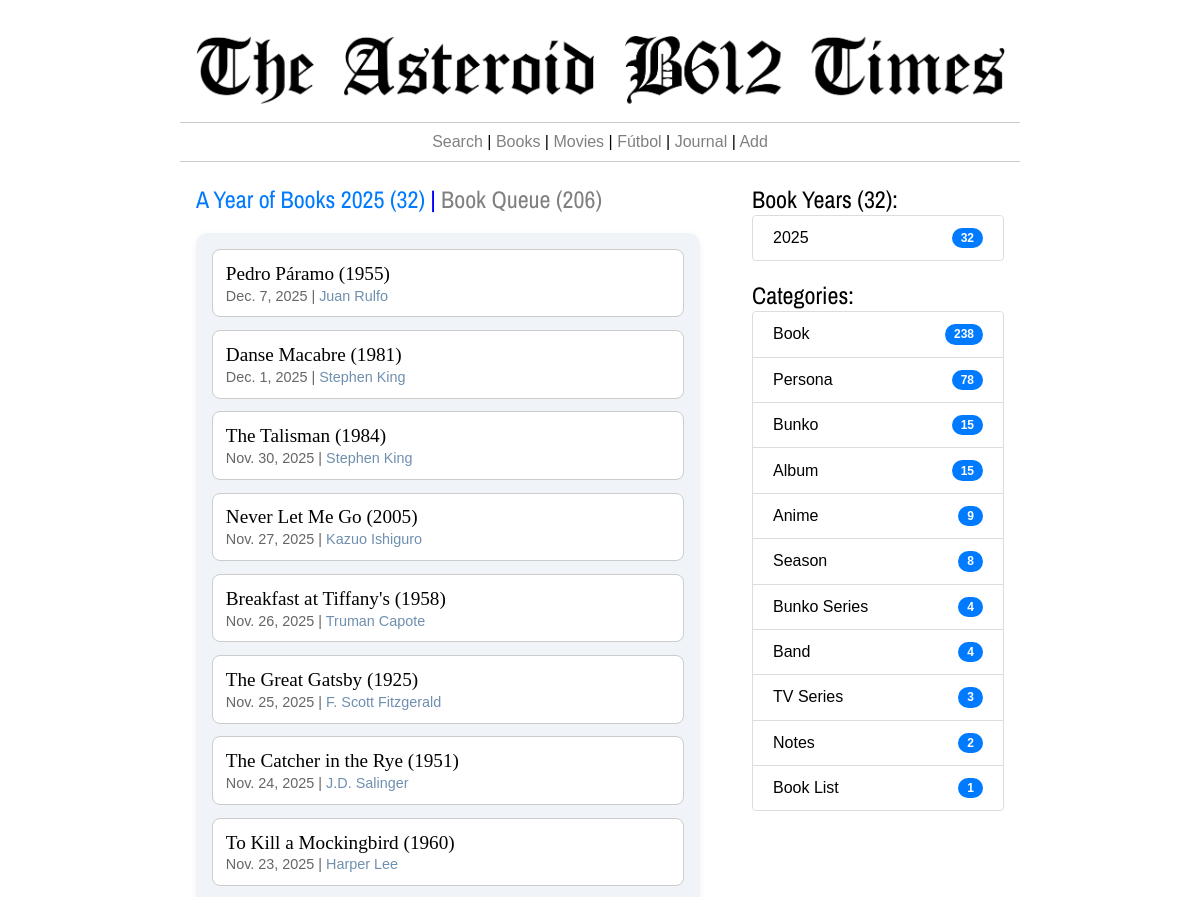
The page /book-history/ (upper part) on the database as committed earlier.
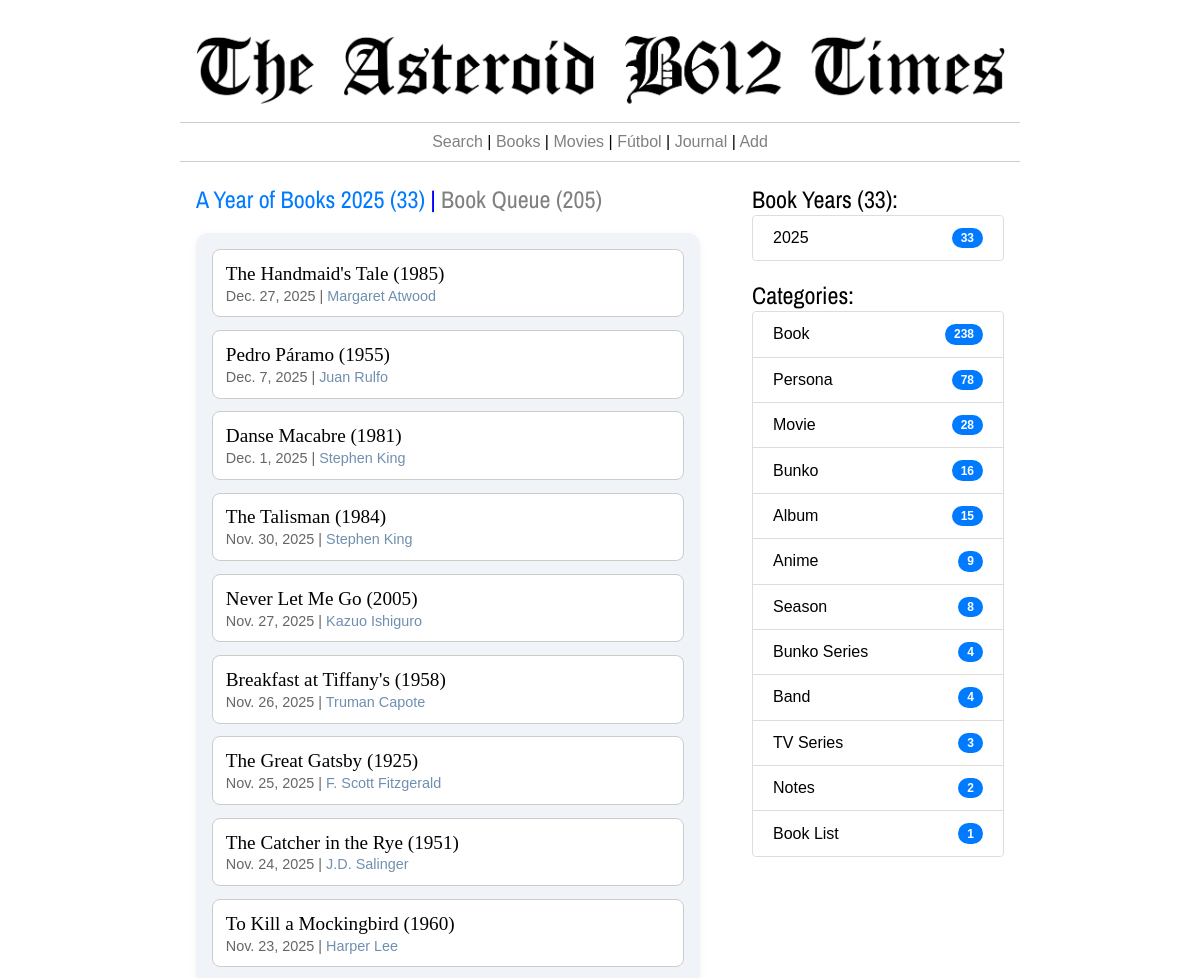
The same page on the database as committed later.
### thetimes/models.py (models this page shows, shortened)
class Consumo(models.Model):
    item = models.ForeignKey(Item,on_delete=models.CASCADE)
    fec_ini = models.DateField()
    fec_fin = models.DateField(null=True, blank=True)
    unidades = models.CharField(max_length=100)
    cantidad = models.IntegerField()
    multiplicador = models.IntegerField()
    consumo = models.IntegerField()
    formato = models.CharField(max_length=200)

class Item(models.Model):
    titulo = models.CharField(max_length=255)
    tipo = models.ForeignKey(Category, on_delete=models.CASCADE)
    contenido = models.TextField()
    fecha_creacion = models.DateTimeField()
    fecha_edicion = models.DateTimeField()
    consumido = models.BooleanField(default=False)
    @property
    def credit_links(self):
        if self.tipo.category.lower() in  ['book','movie','album']:
            ncreds = AttrItem.objects.filter(child=self, rel_name__in=['author','illustratror','pseudonym','director','Artist','artist']).count()
            if ncreds > 0:
                creds = AttrItem.objects.filter(child=self, rel_name__in=['author','illustratror','pseudonym','director','Artist','artist'])
                enlaces = ""
                for c in creds:
                    if c.rel_name not in  ['author','director','artist','Artist']:
                        this_c = "(" + c.credito +")"
                    else:
                        this_c = ""
                    enlaces = enlaces + "<a href='/item/"+str(c.item.id)+"' style='text-decoration:none; color:#6F8FAF;'>"+c.item.titulo+this_c+"</a>,&nbsp;"
                clinks = enlaces[:-7]
            else:
                clinks = None
        else:
            clinks = None
        return clinks
    @property
    def periodo(self):
        this_v = ''
        pubyear = 0
        if self.tipo.category.lower() in ['book','bunko','manga volume']:
            npubyear = AttrInteger.objects.filter(item=self,att_name='pubyear').count()
            if npubyear > 0:
                pubyear = AttrInteger.objects.filter(item=self,att_name='pubyear').latest('id')
                this_v = f"({pubyear.att_value})"
        return this_v

class Category(models.Model):
    category = models.CharField(max_length=255)
    @property
    def nitems(self):
        n_w = Item.objects.filter(tipo = self).count()
        return n_w

class AttrInteger(models.Model):
    item = models.ForeignKey(Item,on_delete=models.CASCADE)
    att_name = models.CharField(max_length=255)
    att_value = models.IntegerField()

class AttrItem(models.Model):
    item = models.ForeignKey(Item,on_delete=models.CASCADE,related_name="parent_item")
    child = models.ForeignKey(Item,on_delete=models.CASCADE,related_name="child_item")
    rel_name = models.CharField(max_length=255)

### thetimes/views.py (the view)
# urls.py: path('book-history/', views.bookHistory, name='bookHistory'),
def bookHistory(request):
	get_y = request.GET.get('y', 1)
	conteo_0 = Consumo.objects.filter(item__tipo__category='Book',fec_fin__isnull=False).count()
	if conteo_0 == 0:
	    return redirect('/book-queue/')
	max_year = Consumo.objects.filter(item__tipo__category='Book',fec_fin__isnull=False).order_by('-fec_fin').first()
	this_y = max_year.fec_fin.year if int(get_y) == 1 else int(get_y)
	books = Consumo.objects.filter(item__tipo__category='Book',fec_fin__isnull=False, fec_fin__year=this_y).order_by('-fec_fin')
	rbooks = len(books)
	qbooks = Item.objects.filter(tipo__category='Book',consumo__item__isnull=True).count()
	in_progress = Consumo.objects.filter(item__tipo__category='Book', fec_fin__isnull=True)
	nr_books = Item.objects.filter(tipo__category='Book',consumido	= True).count()
	anhos = Consumo.objects.filter(item__tipo__category='Book',fec_fin__isnull=False).values('fec_fin__year').annotate(qbooks=Count('id')).order_by('-fec_fin__year')
	qbooks = qbooks + len(in_progress)
	cats = sorted(Category.objects.exclude(id=14),key=lambda t: t.nitems, reverse=True)
	return render(request,'read-history.html',{'books':books,'nr_books':nr_books,'this_y':this_y,'anhos':anhos,'rbooks':rbooks,'qbooks':qbooks,'cats':cats,'anhos':anhos})

### thetimes/templates/read-history.html (shortened to what this page needs)
{% extends 'base_times.html' %}
{% load static %}
{% block izquierda %}
  <h2 style="color:blue;"><a href="{% url 'bookHistory' %}" style="text-decoration:none; color:#007bff; ">A Year of Books {{this_y}} ({{rbooks}})</a> | <a href="{% url 'bookQueue' %}" style="text-decoration:none; color:grey; ">Book Queue ({{qbooks}})</a></h2>
  <br>
  <ul class="styled-list">
  {% for b in books %}
    <li>
      <span class="main-item"><a href="{% url 'item' b.item.id %}" style="text-decoration:none; color:black;">{{b.item.titulo}} {{b.item.periodo}}</a></span>
      <small class="sub-item"> {{b.fec_fin}} | {{b.item.credit_links|safe}}</small>
    </li>
  {% endfor %}
  </ul>
{% endblock %}
{% block derecha %}
<h2>Book Years ({{nr_books}}):</h2>
<ul class="list-group">
    {% for c in anhos %}
        <li class="list-group-item"><a href="{% url 'bookHistory' %}?y={{c.fec_fin__year}}" style="text-decoration:none; color:black;">{{c.fec_fin__year}}</a> <span class="badge badge-pill">{{c.qbooks}}</span></li>
    {% endfor %}
</ul>
<br>
<h2>Categories:</h2>
<ul class="list-group">
    {% for c in cats %}
      {% if c.nitems > 0 %}
        <li class="list-group-item"><a href="{% url 'categoria' c.id %}" style="text-decoration:none; color:black;">{{c.category|capfirst}}</a> <span class="badge badge-pill">{{c.nitems}}</span></li>
      {% endif %}
    {% endfor %}
</ul>
{% endblock %}

Rows that differ between the two databases and show on the page:
now on this page (row edited): Consumo: item.titulo "The Handmaid's Tale", item.periodo "(1985)", fec_fin "Dec. 27, 2025", item.credit_links "Margaret Atwood"
now on this page (row unchanged): Category: category "Movie", nitems "28"
computed for Category "Bunko": nitems "15" → "16"
Other text that changed with them:
{{ rbooks }}: "32" → "33"
{{ qbooks }}: "206" → "205"
{{ nr_books }}: "32" → "33"
new list line: "2025 33"
list line gone: "2025 32"
